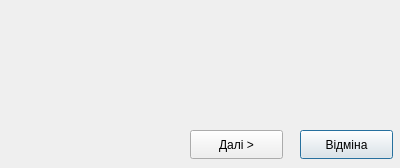
<?xml version="1.0" encoding="UTF-8"?>
<ui version="4.0">
 <class>Module2Dialog</class>
 <widget class="QDialog" name="Module2Dialog">
  <property name="geometry">
   <rect>
    <x>0</x>
    <y>0</y>
    <width>400</width>
    <height>168</height>
   </rect>
  </property>
  <property name="windowTitle">
   <string>Dialog2</string>
  </property>
  <widget class="QPushButton" name="cancelButton2">
   <property name="geometry">
    <rect>
     <x>300</x>
     <y>130</y>
     <width>93</width>
     <height>29</height>
    </rect>
   </property>
   <property name="text">
    <string>Відміна</string>
   </property>
  </widget>
  <widget class="QPushButton" name="nextButton">
   <property name="geometry">
    <rect>
     <x>190</x>
     <y>130</y>
     <width>93</width>
     <height>29</height>
    </rect>
   </property>
   <property name="text">
    <string>Далі &gt;</string>
   </property>
  </widget>
 </widget>
 <resources/>
 <connections/>
</ui>
